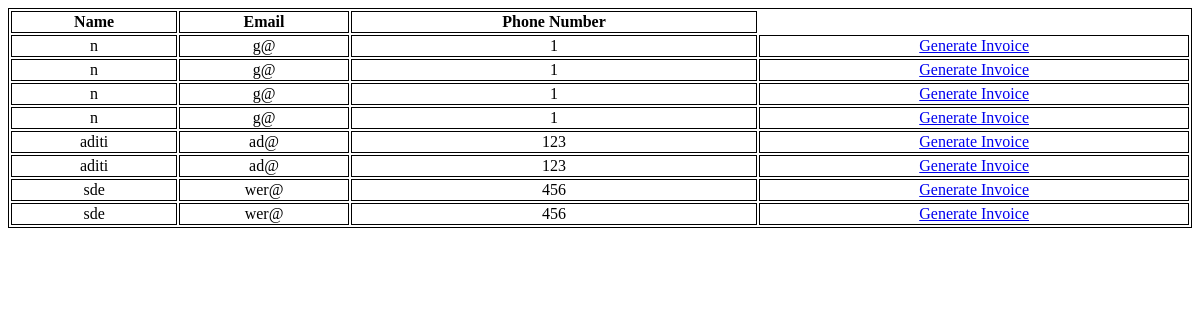
Before: /show_all/ with the older database file.
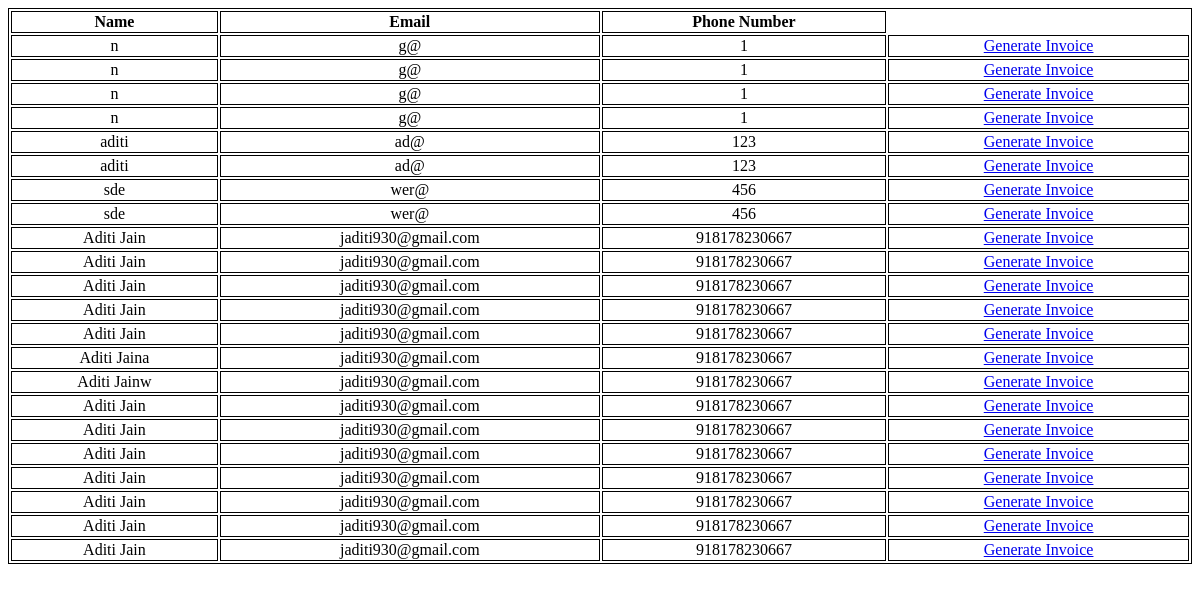
After: the same page with the newer database file.
### invoice/models.py (models this page shows)
class InvoiceForm(models.Model):
    name=models.CharField(max_length=100,null=True)
    email=models.EmailField(max_length=100,null=True)
    phone=models.BigIntegerField(null=True)
    itemname=models.TextField(null=True)
    quantity=models.TextField(null=True)
    price=models.TextField(null=True)
    category = models.TextField(null=True)

### invoice/views.py (the view)
# urls.py: path('show_all/',views.show_all),
def show_all(request):
    inames=InvoiceForm.objects.values('id','name','email','phone')
    context={"names":inames}
    return render(request,"show_invoices.html",context)

### templates/show_invoices.html (shortened to what this page needs)
<!DOCTYPE html>
<html lang="en">
<head>
</head>
<body>
        <table style="width:100%">
            <tr>
              <th>Name</th>
              <th>Email</th>
              <th>Phone Number</th>
            </tr>
        {% for inv in names %}
            <tr>
              <td>{{inv.name}}</td>
              <td>{{inv.email}}</td>
              <td>{{inv.phone}}</td>
              <td><a href="/generateInvoice/{{inv.id}}">Generate Invoice</a></td>
            </tr>
    {% endfor %}
        </table>
</body>
</html>

Changed rows visible on the page:
added InvoiceForm: name "Aditi Jain", email "jaditi930@gmail.com", phone "918178230667"
added InvoiceForm: name "Aditi Jain", email "jaditi930@gmail.com", phone "918178230667"
added InvoiceForm: name "Aditi Jain", email "jaditi930@gmail.com", phone "918178230667"
added InvoiceForm: name "Aditi Jain", email "jaditi930@gmail.com", phone "918178230667"
added InvoiceForm: name "Aditi Jain", email "jaditi930@gmail.com", phone "918178230667"
added InvoiceForm: name "Aditi Jaina", email "jaditi930@gmail.com", phone "918178230667"
added InvoiceForm: name "Aditi Jainw", email "jaditi930@gmail.com", phone "918178230667"
added InvoiceForm: name "Aditi Jain", email "jaditi930@gmail.com", phone "918178230667"
added InvoiceForm: name "Aditi Jain", email "jaditi930@gmail.com", phone "918178230667"
added InvoiceForm: name "Aditi Jain", email "jaditi930@gmail.com", phone "918178230667"
added InvoiceForm: name "Aditi Jain", email "jaditi930@gmail.com", phone "918178230667"
added InvoiceForm: name "Aditi Jain", email "jaditi930@gmail.com", phone "918178230667"
added InvoiceForm: name "Aditi Jain", email "jaditi930@gmail.com", phone "918178230667"
added InvoiceForm: name "Aditi Jain", email "jaditi930@gmail.com", phone "918178230667"
